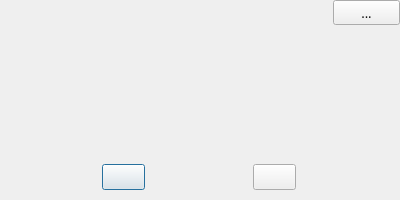
<?xml version="1.0" encoding="UTF-8"?>
<ui version="4.0">
 <class>Dialog</class>
 <widget class="QDialog" name="Dialog">
  <property name="geometry">
   <rect>
    <x>0</x>
    <y>0</y>
    <width>400</width>
    <height>200</height>
   </rect>
  </property>
  <property name="font">
   <font>
    <family>微软雅黑</family>
    <pointsize>10</pointsize>
   </font>
  </property>
  <property name="windowTitle">
   <string>提示</string>
  </property>
  <layout class="QGridLayout" name="gridLayout">
   <property name="leftMargin">
    <number>0</number>
   </property>
   <property name="topMargin">
    <number>0</number>
   </property>
   <property name="rightMargin">
    <number>0</number>
   </property>
   <property name="bottomMargin">
    <number>10</number>
   </property>
   <item row="0" column="0">
    <widget class="QWidget" name="dialogTitleBar" native="true">
     <layout class="QHBoxLayout" name="horizontalLayout_2">
      <property name="spacing">
       <number>0</number>
      </property>
      <property name="leftMargin">
       <number>0</number>
      </property>
      <property name="topMargin">
       <number>0</number>
      </property>
      <property name="rightMargin">
       <number>0</number>
      </property>
      <property name="bottomMargin">
       <number>0</number>
      </property>
      <item>
       <spacer name="horizontalSpacer">
        <property name="orientation">
         <enum>Qt::Horizontal</enum>
        </property>
        <property name="sizeHint" stdset="0">
         <size>
          <width>40</width>
          <height>20</height>
         </size>
        </property>
       </spacer>
      </item>
      <item>
       <widget class="QToolButton" name="closeButton">
        <property name="minimumSize">
         <size>
          <width>67</width>
          <height>0</height>
         </size>
        </property>
        <property name="text">
         <string>...</string>
        </property>
        <property name="icon">
         <iconset resource="icons.qrc">
          <normaloff>:/icons/closeH.png</normaloff>:/icons/closeH.png</iconset>
        </property>
        <property name="iconSize">
         <size>
          <width>47</width>
          <height>20</height>
         </size>
        </property>
       </widget>
      </item>
     </layout>
    </widget>
   </item>
   <item row="1" column="0">
    <widget class="QLabel" name="infoLabel">
     <property name="sizePolicy">
      <sizepolicy hsizetype="Expanding" vsizetype="Expanding">
       <horstretch>0</horstretch>
       <verstretch>0</verstretch>
      </sizepolicy>
     </property>
     <property name="font">
      <font>
       <family>微软雅黑</family>
       <pointsize>12</pointsize>
       <weight>75</weight>
       <bold>true</bold>
      </font>
     </property>
     <property name="text">
      <string/>
     </property>
     <property name="alignment">
      <set>Qt::AlignCenter</set>
     </property>
    </widget>
   </item>
   <item row="2" column="0">
    <layout class="QHBoxLayout" name="horizontalLayout">
     <item>
      <widget class="QPushButton" name="confirmButton">
       <property name="sizePolicy">
        <sizepolicy hsizetype="Fixed" vsizetype="Fixed">
         <horstretch>0</horstretch>
         <verstretch>0</verstretch>
        </sizepolicy>
       </property>
       <property name="font">
        <font>
         <family>微软雅黑</family>
         <pointsize>10</pointsize>
         <weight>75</weight>
         <bold>true</bold>
        </font>
       </property>
       <property name="text">
        <string/>
       </property>
      </widget>
     </item>
     <item>
      <widget class="QPushButton" name="cancelButton">
       <property name="sizePolicy">
        <sizepolicy hsizetype="Fixed" vsizetype="Fixed">
         <horstretch>0</horstretch>
         <verstretch>0</verstretch>
        </sizepolicy>
       </property>
       <property name="font">
        <font>
         <family>微软雅黑</family>
         <pointsize>10</pointsize>
         <weight>75</weight>
         <bold>true</bold>
        </font>
       </property>
       <property name="text">
        <string/>
       </property>
      </widget>
     </item>
    </layout>
   </item>
  </layout>
 </widget>
 <resources>
  <include location="icons.qrc"/>
 </resources>
 <connections>
  <connection>
   <sender>confirmButton</sender>
   <signal>clicked()</signal>
   <receiver>Dialog</receiver>
   <slot>accept()</slot>
   <hints>
    <hint type="sourcelabel">
     <x>120</x>
     <y>170</y>
    </hint>
    <hint type="destinationlabel">
     <x>27</x>
     <y>156</y>
    </hint>
   </hints>
  </connection>
  <connection>
   <sender>cancelButton</sender>
   <signal>clicked()</signal>
   <receiver>Dialog</receiver>
   <slot>reject()</slot>
   <hints>
    <hint type="sourcelabel">
     <x>284</x>
     <y>166</y>
    </hint>
    <hint type="destinationlabel">
     <x>377</x>
     <y>159</y>
    </hint>
   </hints>
  </connection>
  <connection>
   <sender>closeButton</sender>
   <signal>clicked()</signal>
   <receiver>Dialog</receiver>
   <slot>reject()</slot>
   <hints>
    <hint type="sourcelabel">
     <x>377</x>
     <y>15</y>
    </hint>
    <hint type="destinationlabel">
     <x>55</x>
     <y>168</y>
    </hint>
   </hints>
  </connection>
 </connections>
</ui>
